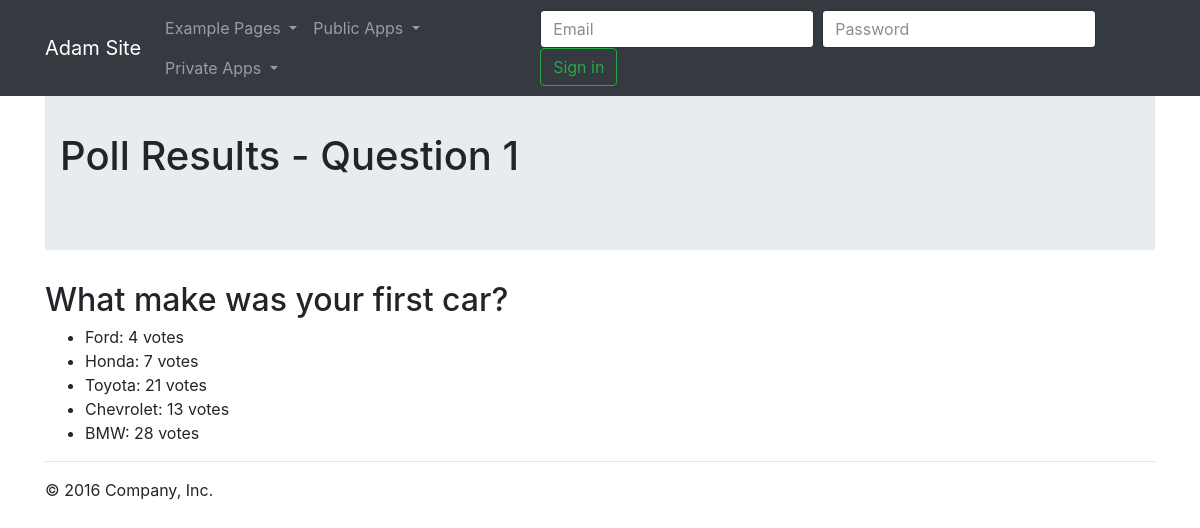
The app's page /polls/1/results/, older data.
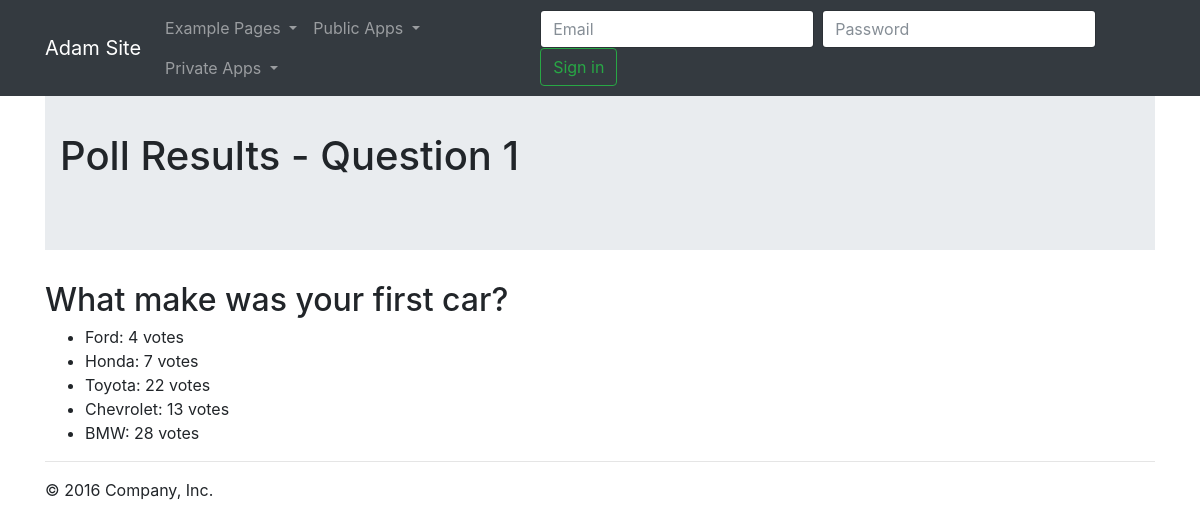
The same page, newer data.
### webapp/models.py (models this page shows, shortened)
class Question(models.Model):
    question_text = models.CharField(max_length=200)
    pub_date = models.DateTimeField('date published')

class Choice(models.Model):
    question = models.ForeignKey(Question, on_delete=models.CASCADE)
    choice_text = models.CharField(max_length=200)
    votes = models.IntegerField(default=0)

### webapp/views.py (the view)
# urls.py: url(r'^(?P<question_id>[0-9]+)/results/$', views.polls_results, name='results'),
def polls_results(request, question_id):
    question = get_object_or_404(Question, pk=question_id)
    choices = question.choice_set.all()
    context = {
        'question': question,
        'choices': choices
    }
    return render(request, 'webapp/polls_results.html', context=context)

### webapp/templates/webapp/polls_results.html (shortened to what this page needs)
{%  extends "main.html" %}
{% block jumbotronContent %}
<h1>Poll Results - Question {{ question.id }}</h1>
{% endblock %}
{% block bodyContent %}
    <h2>{{ question.question_text }}</h2>
    {% if choices %}
        <ul>
            {% for choice in choices %}
                <li>
                    {{ choice.choice_text }}: {{ choice.votes }} votes
                </li>
            {% endfor %}
        </ul>
    {% endif %}
{% endblock %}

### templates/main.html (shortened to what this page needs)
<!DOCTYPE html>
<html lang="en">
<head>
    {% load staticfiles %}
    <link rel="stylesheet" href="{% static 'bootstrap/css/bootstrap.min.css' %}" type="text/css">
    <link rel="stylesheet" href="{% static 'src/css/main.css' %}" type="text/css">
    </head>
<body class="body">
{% include "includes/navbar.html" %}
<div class="container">
    <div class="jumbotron jumbotron-fluid jum">
        <div class="container">
            {% block jumbotronContent %}
            {% endblock %}
        </div>
    </div>
</div>
<div class="container">
    {% block bodyContent %}
    {% endblock %}
    <hr>
    <footer>
        <p>&copy; 2016 Company, Inc.</p>
    </footer>
</div>
</body>
</html>

### templates/includes/navbar.html (shortened to what this page needs)
<nav class="navbar navbar-expand-lg bg-dark navbar-dark fixed-top ">
    <div class="container">
        <a class="navbar-brand" href="{% url 'home' %}">Adam Site</a>
        <div class="collapse navbar-collapse" id="navbarNav">
            <ul class="nav navbar-nav mr-auto">
                <li class="nav-item dropdown">
                    <a class="nav-link dropdown-toggle" href="#" id="navbarDropdownMenuLink1" data-toggle="dropdown" aria-haspopup="true" aria-expanded="false">
                        Example Pages
                    </a>
                </li>
                <li class="nav-item dropdown">
                    <a class="nav-link dropdown-toggle" href="#" id="navbarDropdownMenuLink2" data-toggle="dropdown" aria-haspopup="true" aria-expanded="false">
                        Public Apps
                    </a>
                </li>
                <li class="nav-item dropdown">
                    <a class="nav-link dropdown-toggle" href="#" id="navbarDropdownMenuLink3" data-toggle="dropdown" aria-haspopup="true" aria-expanded="false">
                        Private Apps
                    </a>
                </li>
            </ul>
            <form class="form-inline">
                <input type="text" placeholder="Email" class="form-control mr-sm-2">
                <input type="password" placeholder="Password" class="form-control mr-sm-2">
                <button type="submit" class="btn btn-outline-success my-2 my-sm-0">Sign in</button>
            </form>
        </div>
    </div>
</nav>

### static/src/css/main.css (style rules this page uses)
body { min-height: 2000px; padding-top: 70px; }

Row changes from the older to the newer data that the page shows:
changed Choice "Toyota": votes "21" → "22"
